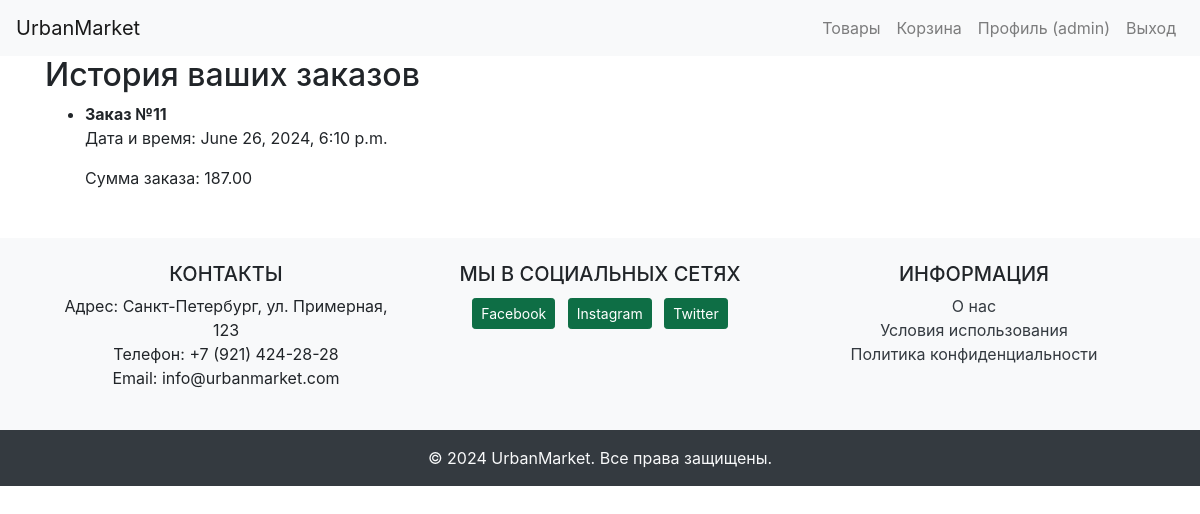
/profile/order_history/ (signed in), run on an earlier commit of the app's database.
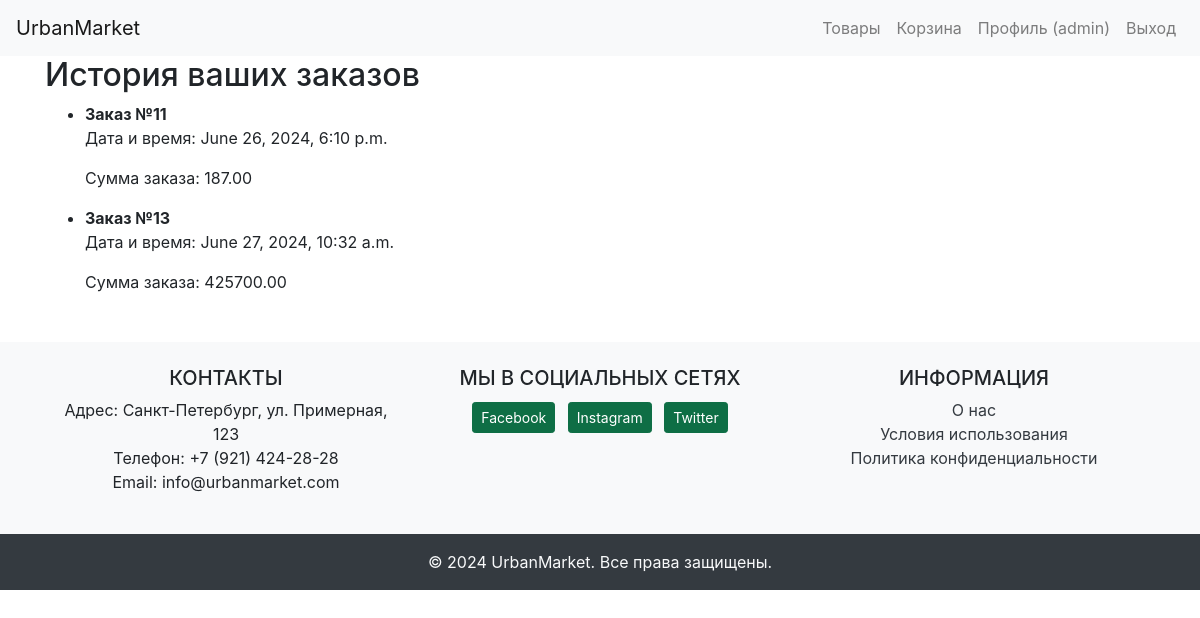
And on a later commit of the database.
### shop/models.py (models this page shows, shortened)
class Order(models.Model):
    user = models.ForeignKey(User, on_delete=models.CASCADE)
    items = models.ManyToManyField(CartItem)
    total_cost = models.DecimalField(max_digits=10, decimal_places=2)
    created_at = models.DateTimeField(auto_now_add=True)
    updated_at = models.DateTimeField(auto_now=True)

### shop/views.py (the view)
# urls.py: path('profile/order_history/', views.order_history, name='order_history'),
@login_required
def order_history(request: HttpRequest) -> HttpResponse:
    orders = Order.objects.filter(user=request.user)
    return render(request, 'order_history.html', {'orders': orders})

### shop/templates/order_history.html (shortened to what this page needs)
{% extends 'base.html' %}
{% block content %}
    <h2>История ваших заказов</h2>
    <ul>
        {% for order in orders %}
            <li>
                <strong>Заказ №{{ order.id }}</strong>
                <p>Дата и время: {{ order.created_at }}</p>
                <p>Сумма заказа: {{ order.total_cost }}</p>
            </li>
        {% empty %}
            <li>У вас пока нет заказов.</li>
        {% endfor %}
    </ul>
{% endblock %}

What changed in the data, as far as the page shows it:
added Order: id "13", created_at "June 27, 2024, 10:32 a.m.", total_cost "425700.00"
